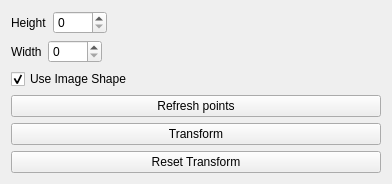
<?xml version="1.0" encoding="UTF-8"?>
<ui version="4.0">
 <class>TransformWidget</class>
 <widget class="QWidget" name="TransformWidget">
  <property name="geometry">
   <rect>
    <x>0</x>
    <y>0</y>
    <width>392</width>
    <height>184</height>
   </rect>
  </property>
  <property name="windowTitle">
   <string>Form</string>
  </property>
  <layout class="QVBoxLayout" name="verticalLayout">
   <item>
    <layout class="QHBoxLayout" name="horizontalLayout_2">
     <item>
      <widget class="QLabel" name="height_label">
       <property name="text">
        <string>Height</string>
       </property>
      </widget>
     </item>
     <item>
      <widget class="QSpinBox" name="height_spin">
       <property name="maximum">
        <number>5000</number>
       </property>
      </widget>
     </item>
     <item>
      <spacer name="horizontalSpacer_2">
       <property name="orientation">
        <enum>Qt::Horizontal</enum>
       </property>
       <property name="sizeHint" stdset="0">
        <size>
         <width>40</width>
         <height>20</height>
        </size>
       </property>
      </spacer>
     </item>
    </layout>
   </item>
   <item>
    <layout class="QHBoxLayout" name="horizontalLayout">
     <item>
      <widget class="QLabel" name="width_label">
       <property name="text">
        <string>Width</string>
       </property>
      </widget>
     </item>
     <item>
      <widget class="QSpinBox" name="width_spin">
       <property name="maximum">
        <number>5000</number>
       </property>
      </widget>
     </item>
     <item>
      <spacer name="horizontalSpacer">
       <property name="orientation">
        <enum>Qt::Horizontal</enum>
       </property>
       <property name="sizeHint" stdset="0">
        <size>
         <width>40</width>
         <height>20</height>
        </size>
       </property>
      </spacer>
     </item>
    </layout>
   </item>
   <item>
    <widget class="QCheckBox" name="default_shape">
     <property name="text">
      <string>Use Image Shape</string>
     </property>
     <property name="checked">
      <bool>true</bool>
     </property>
    </widget>
   </item>
   <item>
    <widget class="QPushButton" name="refresh_button">
     <property name="text">
      <string>Refresh points</string>
     </property>
    </widget>
   </item>
   <item>
    <widget class="QPushButton" name="transform_button">
     <property name="text">
      <string>Transform</string>
     </property>
    </widget>
   </item>
   <item>
    <widget class="QPushButton" name="reset_transform_button">
     <property name="text">
      <string>Reset Transform</string>
     </property>
    </widget>
   </item>
   <item>
    <spacer name="verticalSpacer">
     <property name="orientation">
      <enum>Qt::Vertical</enum>
     </property>
     <property name="sizeHint" stdset="0">
      <size>
       <width>20</width>
       <height>40</height>
      </size>
     </property>
    </spacer>
   </item>
  </layout>
 </widget>
 <resources/>
 <connections>
  <connection>
   <sender>refresh_button</sender>
   <signal>clicked()</signal>
   <receiver>TransformWidget</receiver>
   <slot>refresh_points()</slot>
   <hints>
    <hint type="sourcelabel">
     <x>370</x>
     <y>99</y>
    </hint>
    <hint type="destinationlabel">
     <x>370</x>
     <y>70</y>
    </hint>
   </hints>
  </connection>
  <connection>
   <sender>transform_button</sender>
   <signal>clicked()</signal>
   <receiver>TransformWidget</receiver>
   <slot>transform_image()</slot>
   <hints>
    <hint type="sourcelabel">
     <x>370</x>
     <y>128</y>
    </hint>
    <hint type="destinationlabel">
     <x>370</x>
     <y>77</y>
    </hint>
   </hints>
  </connection>
  <connection>
   <sender>reset_transform_button</sender>
   <signal>clicked()</signal>
   <receiver>TransformWidget</receiver>
   <slot>reset_transform()</slot>
   <hints>
    <hint type="sourcelabel">
     <x>143</x>
     <y>157</y>
    </hint>
    <hint type="destinationlabel">
     <x>143</x>
     <y>129</y>
    </hint>
   </hints>
  </connection>
 </connections>
 <slots>
  <slot>refresh_points()</slot>
  <slot>transform_image()</slot>
  <slot>reset_transform()</slot>
 </slots>
</ui>
